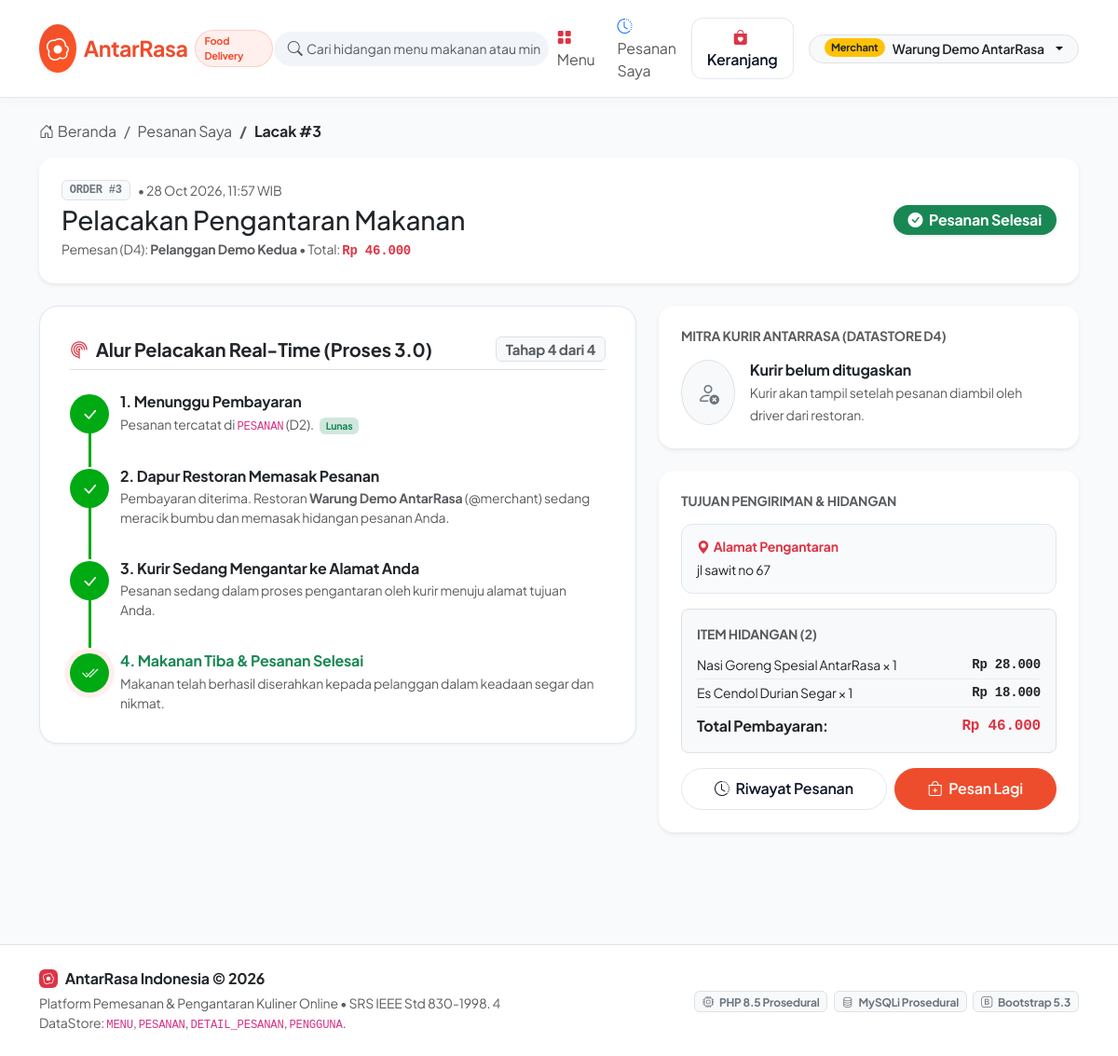
/status.php?id=3 (signed in), run on the app's committed database.
### tables this page shows
CREATE TABLE `pengguna` (
  `id_pengguna` int(11) NOT NULL AUTO_INCREMENT,
  `username` varchar(50) NOT NULL,
  `password` varchar(255) NOT NULL,
  `nama_lengkap` varchar(100) NOT NULL,
  `peran` varchar(20) NOT NULL DEFAULT 'customer',
  PRIMARY KEY (`id_pengguna`),
  UNIQUE KEY `username` (`username`),
  KEY `idx_pengguna_peran` (`peran`),
  CONSTRAINT `chk_peran_pengguna` CHECK (`peran` in ('customer','merchant','driver','admin'))
);

CREATE TABLE `pesanan` (
  `id_pesanan` int(11) NOT NULL AUTO_INCREMENT,
  `id_pengguna` int(11) DEFAULT NULL,
  `id_driver` int(11) DEFAULT NULL,
  `tanggal_pesanan` datetime NOT NULL DEFAULT current_timestamp(),
  `alamat_pengiriman` text NOT NULL,
  `total_harga` decimal(12,2) NOT NULL,
  `status_pesanan` varchar(30) NOT NULL DEFAULT 'Menunggu',
  `metode_bayar` varchar(20) DEFAULT NULL,
  `waktu_bayar` datetime DEFAULT NULL,
  `bukti_bayar` varchar(255) DEFAULT NULL,
  `waktu_diproses` datetime DEFAULT NULL,
  `waktu_dikirim` datetime DEFAULT NULL,
  `waktu_selesai` datetime DEFAULT NULL,
  PRIMARY KEY (`id_pesanan`),
  KEY `fk_pesanan_pengguna` (`id_pengguna`),
  KEY `fk_pesanan_driver` (`id_driver`),
  KEY `idx_pesanan_status` (`status_pesanan`),
  KEY `idx_pesanan_tanggal` (`tanggal_pesanan`),
  CONSTRAINT `fk_pesanan_driver` FOREIGN KEY (`id_driver`) REFERENCES `pengguna` (`id_pengguna`) ON DELETE SET NULL ON UPDATE CASCADE,
  CONSTRAINT `fk_pesanan_pengguna` FOREIGN KEY (`id_pengguna`) REFERENCES `pengguna` (`id_pengguna`) ON DELETE SET NULL ON UPDATE CASCADE,
  CONSTRAINT `chk_status_pesanan` CHECK (`status_pesanan` in ('Menunggu','Diproses','Dikirim','Selesai','Dibatalkan'))
);

CREATE TABLE `detail_pesanan` (
  `id_detail` int(11) NOT NULL AUTO_INCREMENT,
  `id_pesanan` int(11) NOT NULL,
  `id_menu` int(11) NOT NULL,
  `jumlah` int(11) NOT NULL,
  `harga_satuan` decimal(12,2) NOT NULL DEFAULT 0.00,
  `subtotal` decimal(12,2) NOT NULL,
  PRIMARY KEY (`id_detail`),
  KEY `fk_detail_pesanan_pesanan` (`id_pesanan`),
  KEY `fk_detail_pesanan_menu` (`id_menu`),
  CONSTRAINT `fk_detail_pesanan_menu` FOREIGN KEY (`id_menu`) REFERENCES `menu` (`id_menu`) ON UPDATE CASCADE,
  CONSTRAINT `fk_detail_pesanan_pesanan` FOREIGN KEY (`id_pesanan`) REFERENCES `pesanan` (`id_pesanan`) ON DELETE CASCADE ON UPDATE CASCADE,
  CONSTRAINT `chk_jumlah_positif` CHECK (`jumlah` > 0)
);

CREATE TABLE `menu` (
  `id_menu` int(11) NOT NULL AUTO_INCREMENT,
  `id_merchant` int(11) DEFAULT NULL,
  `nama_menu` varchar(100) NOT NULL,
  `harga` decimal(12,2) NOT NULL,
  `deskripsi` text DEFAULT NULL,
  `kategori` varchar(30) DEFAULT NULL,
  `gambar_url` varchar(255) DEFAULT NULL,
  `status_menu` varchar(20) NOT NULL DEFAULT 'Tersedia',
  `is_aktif` tinyint(1) NOT NULL DEFAULT 1,
  PRIMARY KEY (`id_menu`),
  KEY `fk_menu_merchant` (`id_merchant`),
  KEY `idx_menu_status` (`status_menu`),
  CONSTRAINT `fk_menu_merchant` FOREIGN KEY (`id_merchant`) REFERENCES `pengguna` (`id_pengguna`) ON DELETE SET NULL ON UPDATE CASCADE,
  CONSTRAINT `chk_status_menu` CHECK (`status_menu` in ('Tersedia','Habis'))
);

### status.php (the view, shortened to what the rows shown need)
<?php
require_once __DIR__ . '/includes/functions_auth.php';
require_once __DIR__ . '/includes/functions_order.php';
$id_pesanan = isset($_GET['id']) ? (int) $_GET['id'] : (isset($_POST['id_pesanan']) ? (int) $_POST['id_pesanan'] : 0);
$pesanan = ambil_pesanan_by_id($conn, $id_pesanan);
    ?>
    <?php
$detail_items = ambil_detail_pesanan($conn, $id_pesanan);
$status_saat_ini = (string) $pesanan['status_pesanan'];
$status_info = dapatkan_info_status($status_saat_ini);
$merchant_aktif = ambil_merchant_pesanan($conn, $id_pesanan);
$nomor_step = match ($status_saat_ini) {
    'Menunggu' => 1,
    'Diproses' => 2,
    'Dikirim'  => 3,
    'Selesai'  => 4,
    default    => 1
};
require_once __DIR__ . '/includes/header.php';
?>
<div class="card shadow-sm border-0 rounded-4 mb-4 bg-white p-4">
    <div class="row align-items-center gy-3">
        <div class="col-md-7">
            <div class="d-flex align-items-center gap-2 mb-1">
                <span class="badge bg-light text-secondary border font-monospace">ORDER #<?= $id_pesanan ?></span>
                <span class="text-muted small">&bull; <?= date('d M Y, H:i', strtotime((string) $pesanan['tanggal_pesanan'])) ?> WIB</span>
            </div>
            <p class="text-muted small mb-0">
                Pemesan (D4): <strong><?= e($pesanan['nama_pemesan'] ?? 'Pelanggan Tamu') ?></strong> &bull; Total: <strong class="text-danger font-monospace"><?= format_rupiah((float) $pesanan['total_harga']) ?></strong>
            </p>
        </div>
        <div class="col-md-5 text-md-end">
            <span class="badge <?= $status_info['class'] ?> fs-6 px-3 py-2 rounded-pill shadow-sm">
                <i class="bi <?= $status_info['icon'] ?> me-1"></i> <?= $status_info['label'] ?>
            </span>
        </div>
    </div>
</div>
<div class="row g-4 mb-5">
    <div class="col-lg-7">
        <div class="tracking-stepper-wrap mb-4">
            <h5 class="fw-bold mb-4 pb-2 border-bottom text-dark d-flex align-items-center justify-content-between">
                <span><i class="bi bi-radar text-danger me-2"></i>Alur Pelacakan Real-Time (Proses 3.0)</span>
                <span class="badge bg-light text-muted small border">Tahap <?= $nomor_step ?> dari 4</span>
            </h5>
            <div class="pe-2">
                <div class="track-step-item <?= $nomor_step > 2 ? 'completed' : ($nomor_step === 2 ? 'active' : '') ?>">
                    <div>
                        <h6 class="fw-bold mb-1 <?= $nomor_step === 2 ? 'text-primary' : 'text-dark' ?>">
                            2. Dapur Restoran Memasak Pesanan
                        </h6>
                        <p class="text-muted small mb-0">
                            <?php if ($merchant_aktif !== null): ?>
                                Pembayaran diterima. Restoran <strong><?= e($merchant_aktif['nama_lengkap']) ?></strong> (@<?= e($merchant_aktif['username']) ?>) sedang meracik bumbu dan memasak hidangan pesanan Anda.
                            <?php else: ?>
                                Pembayaran diterima. Dapur restoran sedang meracik bumbu dan memasak hidangan pesanan Anda.
                            <?php endif; ?>
                        </p>
                    </div>
                </div>
            </div>
        </div>
    </div>
    <div class="col-lg-5">
        <div class="card shadow-sm border-0 rounded-4 p-4 bg-white">
            <div class="driver-location-box mb-3">
                <div class="small fw-bold text-danger mb-1"><i class="bi bi-geo-alt-fill me-1"></i>Alamat Pengantaran</div>
                <div class="small text-dark"><?= nl2br(e($pesanan['alamat_pengiriman'])) ?></div>
            </div>
            <div class="border rounded-3 p-3 bg-light mb-3">
                <ul class="list-unstyled mb-0 small">
                    <?php foreach ($detail_items as $item): ?>
                        <li class="d-flex justify-content-between py-1 border-bottom border-light-subtle">
                            <span><?= e($item['nama_menu']) ?> &times; <?= (int)$item['jumlah'] ?></span>
                            <span class="font-monospace fw-semibold"><?= format_rupiah((float)$item['subtotal']) ?></span>
                        </li>
                    <?php endforeach; ?>
                </ul>
                <div class="d-flex justify-content-between pt-2 fw-bold text-dark fs-6">
                    <span>Total Pembayaran:</span>
                    <span class="text-danger font-monospace"><?= format_rupiah((float)$pesanan['total_harga']) ?></span>
                </div>
            </div>
        </div>
    </div>
</div>
<?php
require_once __DIR__ . '/includes/footer.php';
?>

### includes/header.php (shortened to what the rows shown need)
<?php
$halaman_saat_ini = basename($_SERVER['PHP_SELF'] ?? '');
$pengguna_aktif = ambil_pengguna_login();
?>
<!DOCTYPE html>
<html lang="id">
<head>
    <link href="https://cdn.jsdelivr.net/npm/bootstrap@5.3.3/dist/css/bootstrap.min.css" rel="stylesheet">
    <link href="https://cdn.jsdelivr.net/npm/bootstrap-icons@1.11.3/font/bootstrap-icons.min.css" rel="stylesheet">
    <link rel="stylesheet" href="assets/css/style.css">
</head>
<body class="<?= $halaman_saat_ini === 'admin.php' ? 'bg-light' : '' ?>">
<?php if ($halaman_saat_ini === 'login.php' || $halaman_saat_ini === 'register.php'): ?>
<?php else: ?>
    <nav class="navbar navbar-expand-lg navbar-customer sticky-top">
        <div class="container">
            <div class="collapse navbar-collapse" id="navCustomer">
                <ul class="navbar-nav align-items-center gap-2">
                    <?php if ($pengguna_aktif !== null): ?>
                        <?php $inf_p = dapatkan_info_peran($pengguna_aktif['peran']); ?>
                        <li class="nav-item dropdown ms-lg-2">
                            <a class="btn btn-light border dropdown-toggle d-flex align-items-center gap-2 py-1 px-3 rounded-pill" href="#" role="button" data-bs-toggle="dropdown" aria-expanded="false">
                                <span class="badge <?= $inf_p['class'] ?> rounded-pill" style="font-size: 0.7rem;">
                                    <?= e(ucfirst($pengguna_aktif['peran'])) ?>
                                </span>
                                <span class="fw-semibold text-dark small"><?= e($pengguna_aktif['nama_lengkap']) ?></span>
                            </a>
                        </li>
                    <?php endif; ?>
                </ul>
            </div>
        </div>
    </nav>
    <main class="container my-4">
<?php endif; ?>

### data on the page
pengguna: peran "Merchant", nama_lengkap "Warung Demo AntarRasa", username "merchant"
pesanan: tanggal_pesanan "28 Oct 2026, 11:57", id_pengguna.nama_lengkap "Pelanggan Demo Kedua", total_harga "Rp 46.000", status_pesanan "Pesanan Selesai", status_pesanan "4", alamat_pengiriman "jl sawit no 67"
detail_pesanan: id_menu.nama_menu "Nasi Goreng Spesial AntarRasa", jumlah "1", subtotal "Rp 28.000"
detail_pesanan: id_menu.nama_menu "Es Cendol Durian Segar", jumlah "1", subtotal "Rp 18.000"

### other printed values
$id_pesanan "3"
count($detail_items) "2"
